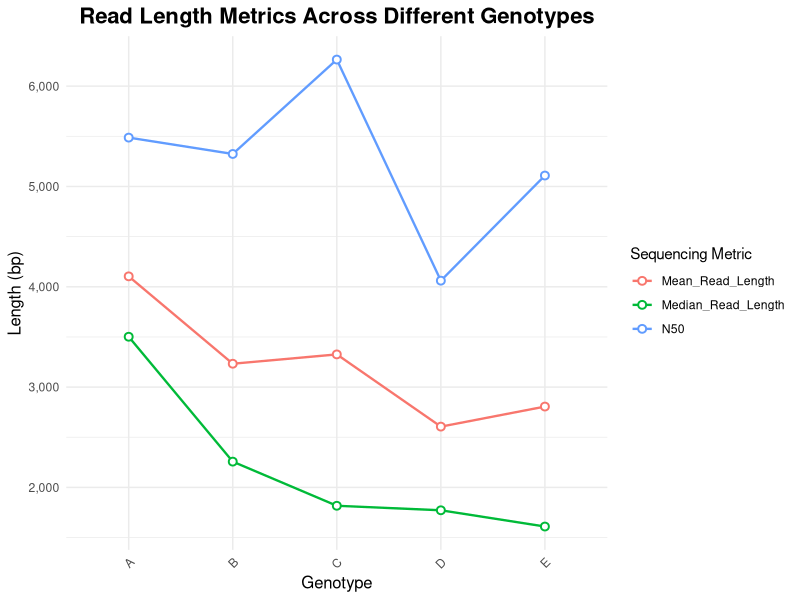

This figure's R source:
library(tidyr)
library(ggplot2)
data <- data.frame(
  Genotype = c("A", "B", "C", "D", "E"),
  Mean_Read_Length = c(4104, 3233, 3326, 2606, 2806),
  Median_Read_Length = c(3502, 2257, 1817, 1772, 1610),
  N50 = c(5487, 5324, 6265, 4061, 5109)
)
plot_data <- data %>%
  pivot_longer(
    cols = c(Mean_Read_Length, Median_Read_Length, N50), 
    names_to = "Metric",                               
    values_to = "Length_Value"                          
  )  

sequencing_plot <- ggplot(plot_data, 
                          aes(x = Genotype,       
                              y = Length_Value,   
                              group = Metric,     
                              color = Metric)) +  
  geom_line(linewidth = 0.8) +
  
  geom_point(size = 2, shape = 21, fill = "white", stroke = 1) +
  
  labs(
    title = "Read Length Metrics Across Different Genotypes",
    x = "Genotype",
    y = "Length (bp)",
    color = "Sequencing Metric"
  ) +
  
  theme_minimal() + 
  theme(
    plot.title = element_text(hjust = 0.5, face = "bold", size = 16),
    axis.title = element_text(size = 12),
    axis.text.x = element_text(angle = 45, hjust = 1) 
  ) +
  
    scale_y_continuous(breaks = seq(1000, 7000, by = 1000), 
                     labels = scales::comma) 

print(sequencing_plot)
  
